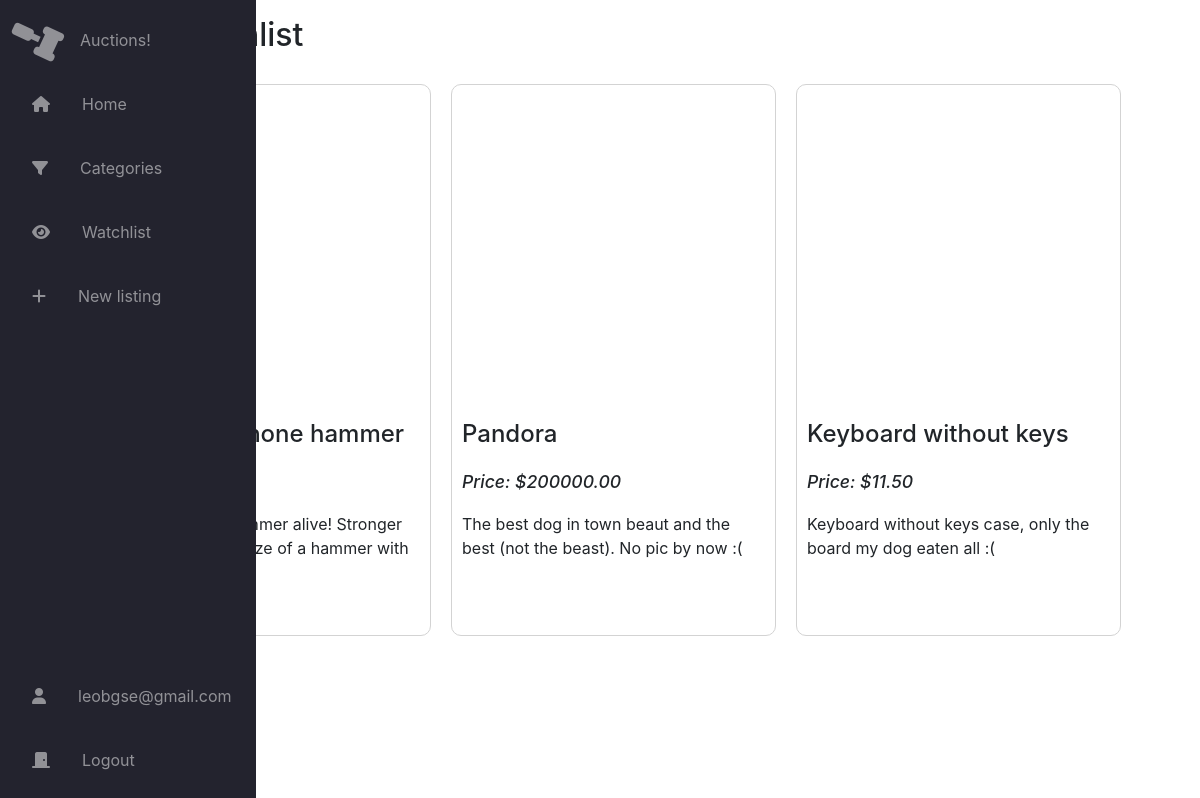
The app's page /mywatchlist (signed in), older data.
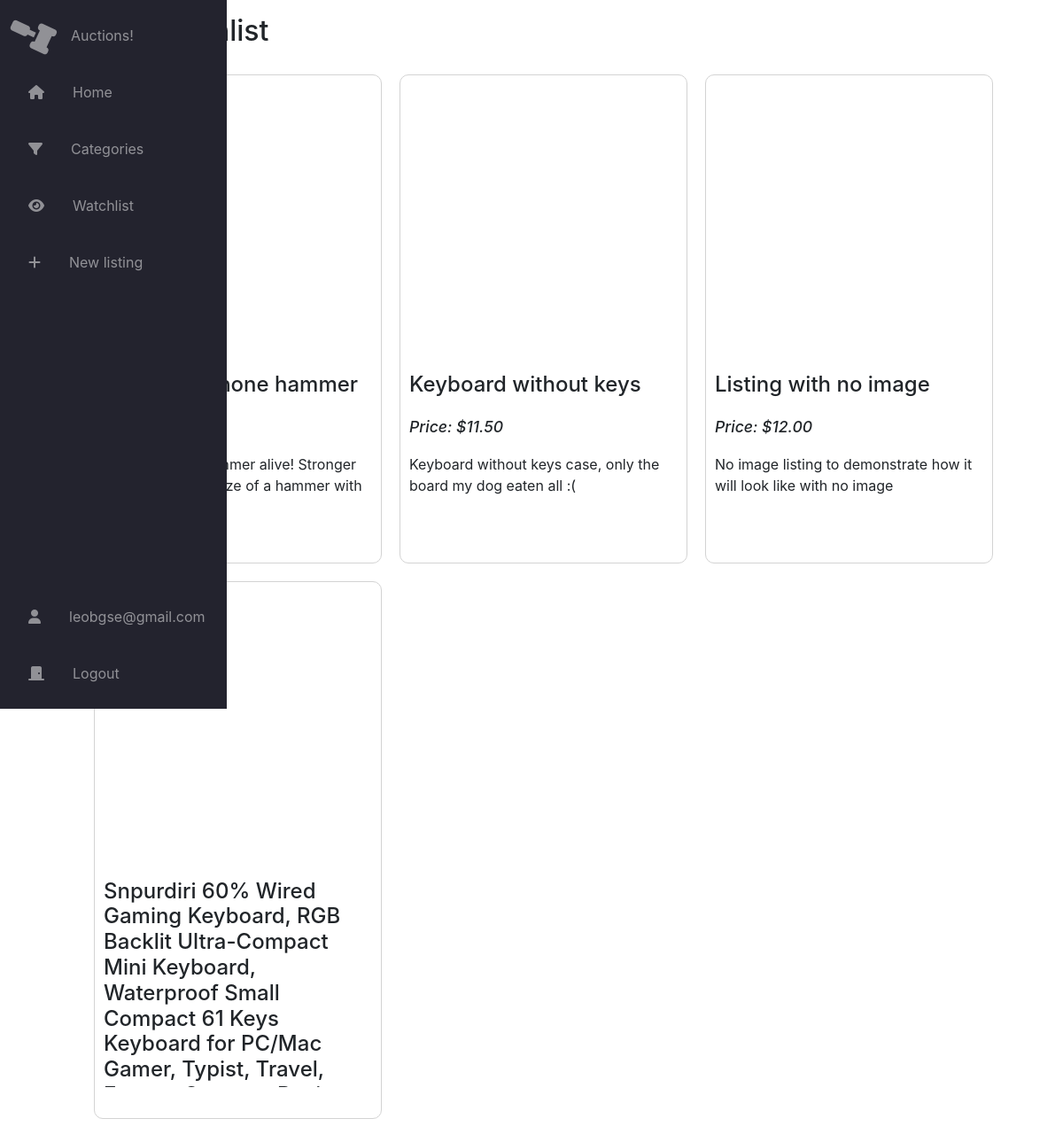
The same page, newer data.
### auctions/models.py (models this page shows, shortened)
class WatchList(models.Model):
    FK_list = models.ForeignKey(Listings, on_delete=models.CASCADE, related_name="list_watchList")
    FK_user = models.ForeignKey(User, on_delete=models.CASCADE, related_name="user_watchlist")

class Listings(models.Model):
    bidsUntilNow = models.IntegerField(default=0)
    category = models.CharField(max_length=30, blank=True, null=True)
    description = models.CharField(max_length=300)
    imageUrl = models.URLField(blank=True, null=True)
    currentBid = models.DecimalField(default=0, max_digits=8, decimal_places=2)
    title = models.CharField(max_length=64)
    winner_id = models.IntegerField(blank=True, null=True)
    is_close = models.BooleanField(default=False)
    FK_user = models.ForeignKey(User, on_delete=models.CASCADE)

### auctions/views.py (the view)
# urls.py: path("mywatchlist", views.my_watch_list, name='my_watchlist'),
@login_required
def my_watch_list(request):
    current_user = request.user
    watchlist_data = WatchList.objects.filter(FK_user__id=current_user.id)
    if len(watchlist_data) > 0:
        context = {'watch_listings': watchlist_data}
    else:
        context = {'watch_listings': None}
    return render(request, "auctions/watchlist.html", context)

### auctions/templates/auctions/watchlist.html
{% extends 'auctions/layout.html' %}
{% block body %}
    <h2 class="title-page">My Watchlist</h2>
    <div class="container-index">
    {% if watch_listings == None %}
        <p>No listings, feel free to check all the <a class="watchList-link" href="{% url 'index' %}">Active Listings</a></p>
    {% else %}
        {% for listing in watch_listings %}
            <a href="{% url 'listing_page' listing.FK_list.id %}" class="active-listing">
                {% if listing.FK_list.imageUrl != "" and listing.FK_list.imageUrl != none%}
                    <div class="active-listing-image" style="background-image: url('{{listing.FK_list.imageUrl}}');"></div>
                {% else %}
                    <div class="active-listing-image" style="background-image: url('https://web.ipca.pt/sap/wp-content/codevision/resources/images/no-image.jpg');"></div>
                {% endif %}
                <div class="active-listing-details">
                    <h4>{{listing.FK_list.title}}</h4>
                    <p class="index-description price">Price: ${{listing.FK_list.currentBid}}</p>
                    <p class="index-description">{{listing.FK_list.description}}</p>
                </div>
            </a>
        {% endfor %}
    {% endif %}
    </div>
{% endblock %}

Row changes from the older to the newer data that the page shows:
removed WatchList: FK_list "Pandora", FK_list.currentBid "200000.00", FK_list.description "The best dog in town beaut and the best (not the beast). No pic by now :("
added WatchList: FK_list "Listing with no image", FK_list.currentBid "12.00", FK_list.description "No image listing to demonstrate how it will look like with no image"
added WatchList: FK_list "Snpurdiri 60% Wired Gaming Keyboard, RGB Backlit Ultra-Compact Mini Keyboard, Waterproof Small Compact 61 Keys Keyboard for PC/Mac Gamer, Typist, Travel,…"
